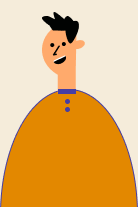
#> input picture char 2.png, 138 x 207 px
$ python rastertomhtpos.py '../char 1.png' out.png '../char 2.png' '../char 2.png' '../char 2.png' '../char 2.png'
#> lines starting #> are read from the running program, lines starting #| are printed output that depends on the picture
#> in ppm_to_image, returned value is the input picture: PIL image 138x207 RGBA; mean R, G, B, A 230, 182.5, 114.2, 255
#!/usr/bin/env python3
"""
CUPS filter: Convert raster images to ESC/POS format for Brightek POS80 thermal printer.

This is a Pi-compatible replacement for the macOS rastertomhtpos utility.
Handles raster input from CUPS and outputs ESC/POS binary to USB backend.

Usage as CUPS filter:
    rastertomhtpos.py job-id user title copies options [filename]

The filter receives PPM raster data and outputs ESC/POS commands suitable for
the Brightek POS80 80mm thermal printer.
"""

import struct
import sys
import os
import tempfile
from pathlib import Path
from io import BytesIO

try:
    from PIL import Image
except ImportError:
    print("Error: Pillow not installed. Install with: pip install Pillow", file=sys.stderr)
    sys.exit(1)

# ESC/POS commands
ESC = b'\x1b'
GS = b'\x1d'

class ESCPOSImage:
    """Convert images to ESC/POS bitmap format."""

    def __init__(self, dither='floyd-steinberg'):
        self.dither = dither

    def _dither_floyd_steinberg(self, img):
        """Floyd-Steinberg dithering for better quality."""
        if img.mode != 'L':
            img = img.convert('L')

        pixels = img.load()
        width, height = img.size

        # Create error buffer
        error = [[0.0 for _ in range(width)] for _ in range(height)]

        # Dither
        for y in range(height):
            for x in range(width):
                old = float(pixels[x, y]) + error[y][x]
                new = 255 if old > 127 else 0
                pixels[x, y] = int(new)

                err = old - new
                if x + 1 < width:
                    error[y][x + 1] += err * 7 / 16
                if y + 1 < height:
                    if x - 1 >= 0:
                        error[y + 1][x - 1] += err * 3 / 16
                    error[y + 1][x] += err * 5 / 16
                    if x + 1 < width:
                        error[y + 1][x + 1] += err * 1 / 16

        return img

    # [27 lines left out: functions _threshold, _ordered_dither, not called in this run]

    def dither_image(self, img):
        """Apply dithering to image."""
        if self.dither == 'floyd-steinberg':
            return self._dither_floyd_steinberg(img)
        elif self.dither == 'threshold':
            return self._threshold(img)
        elif self.dither == 'ordered':
            return self._ordered_dither(img)
        else:
            return self._threshold(img)

    def image_to_escpos(self, image_path, max_width=576, max_height=None):
        """Convert image to ESC/POS bitmap command sequence."""
#> called with max_width = 576
        # Open image
        img = Image.open(image_path)

        # Convert to RGB if needed
        if img.mode not in ('RGB', 'L', '1'):
            img = img.convert('RGB')

        # Scale to printer width (POS80 is 576 dots wide)
        aspect = img.height / img.width if img.width > 0 else 1
#> aspect = 1.5
        new_width = min(img.width, max_width)
#> new_width = 138
        new_height = int(new_width * aspect)
#> new_height = 207
        if max_height and new_height > max_height:
            new_height = max_height
            new_width = int(new_height / aspect)

        img = img.resize((new_width, new_height), Image.Resampling.LANCZOS)

        # Convert to grayscale
        if img.mode != 'L':
            img = img.convert('L')
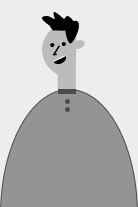
#> img: PIL image 138x207 L; min 0, max 255, mean 189.2

        # Apply dithering
        img = self.dither_image(img)
#> after the loop in _dither_floyd_steinberg, `for y in range(height):`: error = 207 items
#> in dither_image, `return self._dither_floyd_steinberg(img)`:
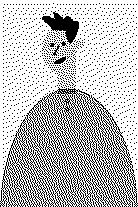
#> returned value: PIL image 138x207 L; 74.3% white; black in thin lines or dots

        # Convert to bitmap (1-bit)
        img = img.convert('1')

        # Generate ESC/POS bitmap command
        width_pixels = img.width
#> width_pixels = 138
        height_pixels = img.height
#> height_pixels = 207

        # Width and height in dots
        width_bytes = (width_pixels + 7) // 8
#> width_bytes = 18

        # ESC/POS GS v 0 command for image printing
        # Format: GS v 0 mode width_low width_high height_low height_high [data]

        output = bytearray()

        # Initialize printer
        output += ESC + b'@'  # Reset

        # Set line spacing
        output += ESC + b'3' + bytes([20])  # 20/180 inch

        # Print image using raster mode
        # GS ( L: Set raster image
        x_low = width_bytes & 0xFF
#> x_low = 18
        x_high = (width_bytes >> 8) & 0xFF
#> x_high = 0
        y_low = height_pixels & 0xFF
#> y_low = 207
        y_high = (height_pixels >> 8) & 0xFF
#> y_high = 0

        # GS v 0: Raster image
        # m = 0 (normal), x (width in bytes), y (height in pixels)
        data_size = width_bytes * height_pixels
#> data_size = 3726

        # Alternative: use older GS / command (more compatible)
        output += b'\x1d\x2f'  # GS /
        output += bytes([1])    # m=1 (print)

        # Convert image to raster data
        raster_data = bytearray()
        pixels = img.load()

        for y in range(height_pixels):
            for x in range(0, width_pixels, 8):
                byte = 0
                for bit in range(8):
                    if x + bit < width_pixels:
                        if pixels[x + bit, y]:  # White pixel
                            byte |= (0x80 >> bit)
                raster_data.append(byte)

        # Send raster image command
        # GS v 0 m xL xH yL yH data
        output += GS + b'v' + b'0'
        output += bytes([0])  # m = 0 (normal width)
        output += bytes([x_low, x_high])
        output += bytes([y_low, y_high])
        output += raster_data

        # Feed paper and cut
        output += b'\n\n\n'  # Line feeds
        output += ESC + b'i'  # Partial cut

        return bytes(output)

def ppm_to_image(ppm_data):
    """Convert PPM binary data to PIL Image."""
    try:
        # PPM format: magic number, width, height, [maxval], pixel data
        # P4 = monochrome (binary)
        # P5 = grayscale (binary)
        # P6 = RGB (binary)

        return Image.open(BytesIO(ppm_data))
    except Exception as e:
        print(f"Error parsing PPM: {e}", file=sys.stderr)
        return None


def cups_filter_mode():
    """Run as CUPS filter."""
    # CUPS filter arguments: job-id user title copies options [filename]
    if len(sys.argv) < 6:
        print("Usage: rastertomhtpos.py job-id user title copies options [filename]", file=sys.stderr)
        sys.exit(1)

    # Read PPM raster data
    if len(sys.argv) > 6:
        # Read from file
        with open(sys.argv[6], 'rb') as f:
            ppm_data = f.read()
    else:
        # Read from stdin
        ppm_data = sys.stdin.buffer.read()

    try:
        # Convert PPM to image
        img = ppm_to_image(ppm_data)
        if not img:
            sys.exit(1)

        # Create temp file with the image
        with tempfile.NamedTemporaryFile(suffix='.png', delete=False) as tmp:
            img.save(tmp.name, 'PNG')
            tmp_path = tmp.name

        # Convert to ESC/POS
        converter = ESCPOSImage(dither='floyd-steinberg')
        output = converter.image_to_escpos(tmp_path)

        # Write ESC/POS binary to stdout (for CUPS backend to send to printer)
        sys.stdout.buffer.write(output)

        # Cleanup
        Path(tmp_path).unlink()

    except Exception as e:
        print(f"Error: {e}", file=sys.stderr)
        sys.exit(1)

# [22 lines left out: function standalone_mode, not called in this run]

if __name__ == '__main__':
    # Detect mode based on argument count
    if len(sys.argv) == 6 or (len(sys.argv) == 7 and sys.argv[6]):
        # CUPS filter mode
        cups_filter_mode()
    else:
        # Standalone mode
        standalone_mode()

$ run again, on char 3.png
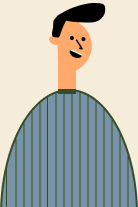
#> input picture char 3.png, 138 x 207 px
#> in ppm_to_image, returned value is the input picture: PIL image 138x207 RGBA; mean R, G, B, A 177.6, 180, 172, 255
#> in image_to_escpos, `img = img.convert('L')`:
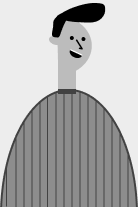
#> img: PIL image 138x207 L; min 0, max 255, mean 178.5
#> after the loop in _dither_floyd_steinberg, `for y in range(height):`: error = 207 items
#> in dither_image, `return self._dither_floyd_steinberg(img)`:
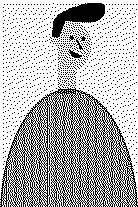
#> returned value: PIL image 138x207 L; 70.1% white; black in thin lines or dots

$ run again, on char 4.png
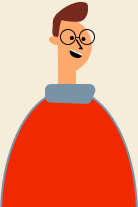
#> input picture char 4.png, 138 x 207 px
#> in ppm_to_image, returned value is the input picture: PIL image 138x207 RGBA; mean R, G, B, A 233.5, 143.4, 116.1, 255
#> in image_to_escpos, `img = img.convert('L')`:
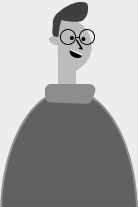
#> img: PIL image 138x207 L; min 0, max 255, mean 167.5
#> after the loop in _dither_floyd_steinberg, `for y in range(height):`: error = 207 items
#> in dither_image, `return self._dither_floyd_steinberg(img)`:
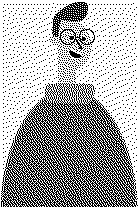
#> returned value: PIL image 138x207 L; 65.8% white; black in thin lines or dots
